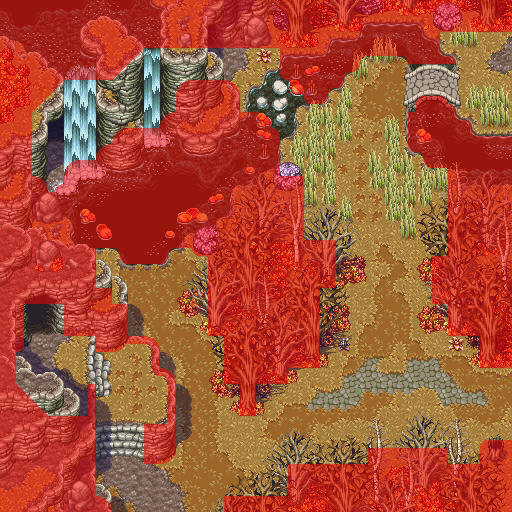

Rendered tile map (Tiled .tmx) drawn with the repository's tilesets; below, a short description and the map source with its tile grids summarised:
An orthogonal 32x32 tile map with 16x16 px tiles, 6 tile layers (Under Sprite 1, Under Sprite 2, Object Layer, Over Sprite 1, ...), 9 tilesets.

<map version="1.10" tiledversion="1.10.2" orientation="orthogonal" renderorder="right-down" width="32" height="32" tilewidth="16" tileheight="16" infinite="0" nextlayerid="8" nextobjectid="1">
 <tileset firstgid="1" source="../Tilesets/autumn/autumn forest wang tiles.tsx" />
 <tileset firstgid="2049" source="../Tilesets/autumn/bare/autumn bare forest.tsx" />
 <tileset firstgid="2721" source="../Tilesets/autumn/autumn waterfall.tsx" />
 <tileset firstgid="2801" source="../Tilesets/autumn/autumn 32x32.tsx" />
 <tileset firstgid="2808" source="../Tilesets/autumn/bare/autumn bare trees 80x112.tsx" />
 <tileset firstgid="2811" source="../Tilesets/autumn/autumn 16x32.tsx" />
 <tileset firstgid="2817" source="../Tilesets/bonus bridge.tsx" />
 <tileset firstgid="2818" source="../Tilesets/collision &amp; alpha.tsx" />
 <tileset firstgid="2946" source="../Tilesets/autumn/autumn water sparkles.tsx" />
 <layer id="1" name="Under Sprite 1" width="32" height="32">
  <data>[1024 cells, 944 non-empty, 245 distinct tile ids]</data>
 </layer>
 <layer id="3" name="Under Sprite 2" width="32" height="32">
  <data>[1024 cells, 163 non-empty, 42 distinct tile ids]</data>
 </layer>
 <layer id="4" name="Object Layer" width="32" height="32">
  <data>[1024 cells, 84 non-empty, 15 distinct tile ids]</data>
 </layer>
 <layer id="5" name="Over Sprite 1" width="32" height="32">
  <data>[1024 cells, 263 non-empty, 126 distinct tile ids]</data>
 </layer>
 <layer id="6" name="Over Sprite 2" width="32" height="32">
  <data>[1024 cells, 116 non-empty, 60 distinct tile ids]</data>
 </layer>
 <layer id="7" name="Collision" width="32" height="32">
  <data>[1024 cells, 580 non-empty, 28 distinct tile ids]</data>
 </layer>
</map>
